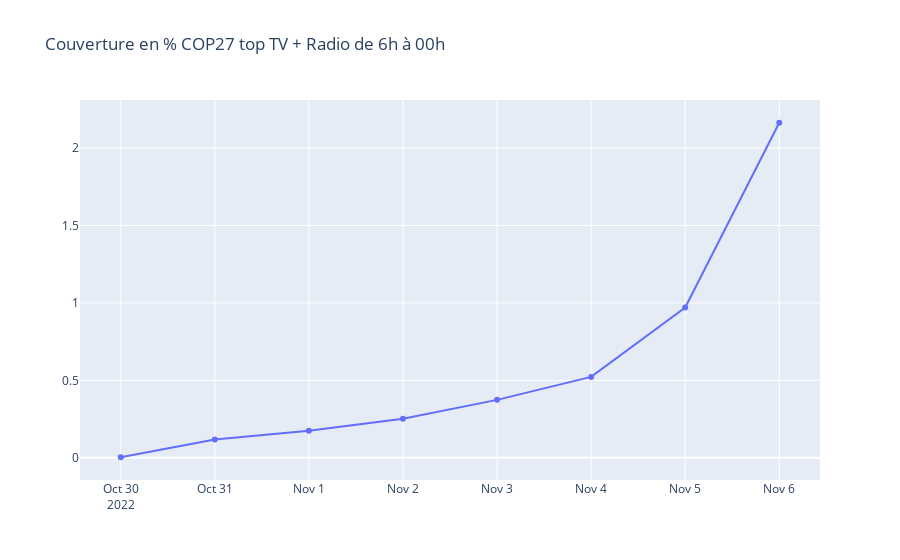

Notebook code for this chart:
### Code cell
data_to_use = data_at_pick_hours_6_00.copy()
data_percentage_elon = get_percentage_per_day(data_to_use[(data_to_use.keyword == 'elonmusk')])
data_percentage_cop27 = get_percentage_per_day(data_to_use[(data_to_use.keyword == 'cop27')])
data_percentage_routeduRhum = get_percentage_per_day(data_to_use[(data_to_use.keyword == 'routedurhum')])
data_percentage_gregoirefournas = get_percentage_per_day(data_to_use[(data_to_use.keyword == 'gregoirefournas')])
data_percentage_ukraine = get_percentage_per_day(data_to_use[(data_to_use.keyword == 'ukrainepoutine')])


fig = go.Figure()
fig.add_trace(go.Scatter(y=data_percentage_elon, x=data_percentage_elon.index, name='Elon Musk'))
fig.add_trace(go.Scatter(y=data_percentage_cop27, x=data_percentage_cop27.index, name='COP 27'))
fig.add_trace(go.Scatter(y=data_percentage_gregoirefournas, x=data_percentage_gregoirefournas.index, name='Gregoire Fournas'))
fig.add_trace(go.Scatter(y=data_percentage_routeduRhum, x=data_percentage_routeduRhum.index, name='route du Rhum'))
fig.add_trace(go.Scatter(y=data_percentage_ukraine, x=data_percentage_ukraine.index, name='Ukraine Poutine'))

fig.update_layout(title='Couverture en % des sujet d actualité TV + Radio de 6h à 00h')
fig.show()

### Figure 1 — Plotly figure (JSON) as saved in the notebook; plotly's stock layout.template omitted (floating-point values rounded to 4 significant figures)
{"data": [{"name": "COP 27", "x": ["2022-10-30T00:00:00", "2022-10-31T00:00:00", "2022-11-01T00:00:00", "2022-11-02T00:00:00", "2022-11-03T00:00:00", "2022-11-04T00:00:00", "2022-11-05T00:00:00", "2022-11-06T00:00:00"], "y": [0.003704, 0.1185, 0.1741, 0.2519, 0.3741, 0.5222, 0.9704, 2.163], "type": "scatter"}], "layout": {"title": {"text": "Couverture en % COP27 top TV + Radio de 6h à 00h"}}}
